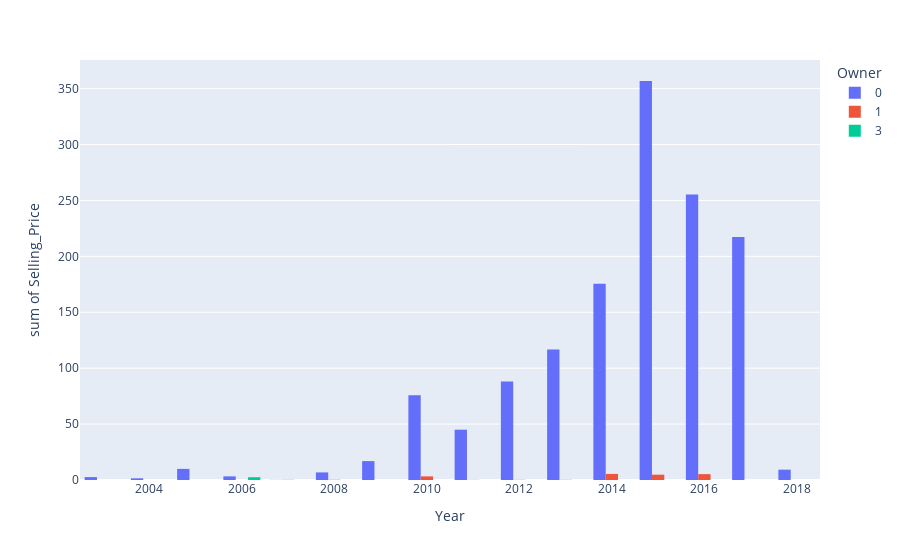

Write notebook code for a chart like this one.
### Code cell
px.histogram(df,"Year","Selling_Price",color="Owner",barmode='group')

### Figure 1 — Plotly figure (JSON) as saved in the notebook; plotly's stock layout.template omitted (floating-point values rounded to 4 significant figures; data arrays with more than 128 entries replaced by an {"elided": "..."} marker saying what was removed)
{"data": [{"alignmentgroup": "True", "bingroup": "x", "histfunc": "sum", "hovertemplate": "Owner=0<br>Year=%{x}<br>sum of Selling_Price=%{y}<extra></extra>", "legendgroup": "0", "marker": {"color": "#636efa", "pattern": {"shape": ""}}, "name": "0", "offsetgroup": "0", "orientation": "v", "showlegend": true, "type": "histogram", "x": {"elided": "290 int values"}, "xaxis": "x", "y": {"elided": "290 float values"}, "yaxis": "y"}, {"alignmentgroup": "True", "bingroup": "x", "histfunc": "sum", "hovertemplate": "Owner=1<br>Year=%{x}<br>sum of Selling_Price=%{y}<extra></extra>", "legendgroup": "1", "marker": {"color": "#EF553B", "pattern": {"shape": ""}}, "name": "1", "offsetgroup": "1", "orientation": "v", "showlegend": true, "type": "histogram", "x": [2014, 2014, 2008, 2012, 2007, 2013, 2011, 2010, 2016, 2015], "xaxis": "x", "y": [4.1, 1.35, 0.25, 0.2, 0.2, 0.2, 0.15, 3.25, 5.25, 4.75], "yaxis": "y"}, {"alignmentgroup": "True", "bingroup": "x", "histfunc": "sum", "hovertemplate": "Owner=3<br>Year=%{x}<br>sum of Selling_Price=%{y}<extra></extra>", "legendgroup": "3", "marker": {"color": "#00cc96", "pattern": {"shape": ""}}, "name": "3", "offsetgroup": "3", "orientation": "v", "showlegend": true, "type": "histogram", "x": [2006], "xaxis": "x", "y": [2.5], "yaxis": "y"}], "layout": {"autosize": true, "barmode": "group", "legend": {"title": {"text": "Owner"}, "tracegroupgap": 0}, "margin": {"t": 60}, "xaxis": {"anchor": "y", "autorange": true, "domain": [0, 1], "range": [2002.0, 2018.0], "title": {"text": "Year"}, "type": "linear"}, "yaxis": {"anchor": "x", "autorange": true, "domain": [0, 1], "range": [0, 375.6], "title": {"text": "sum of Selling_Price"}, "type": "linear"}}}
